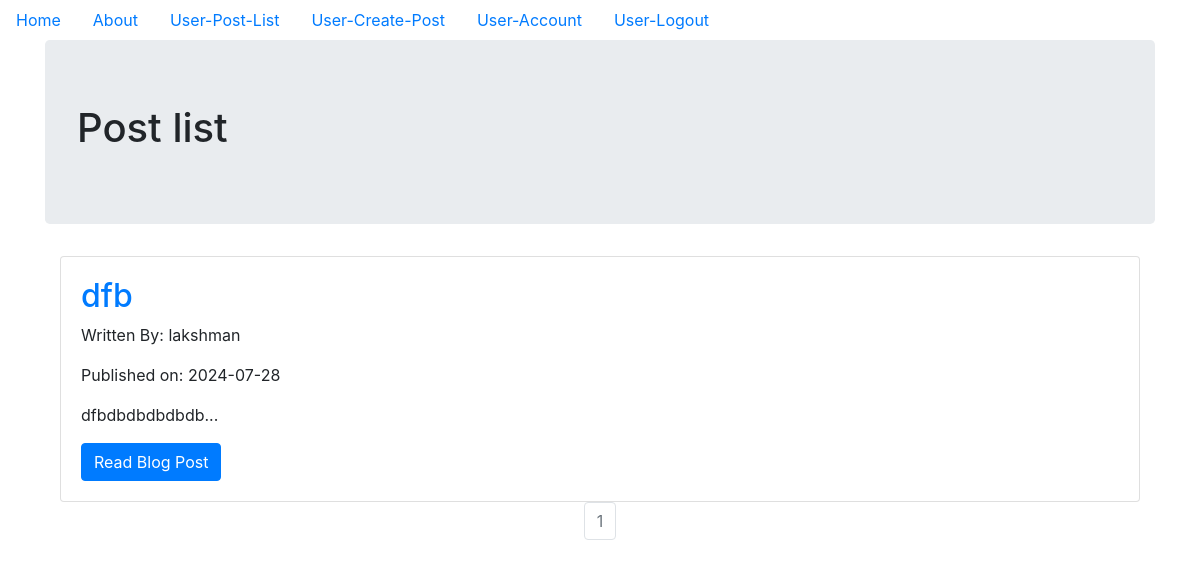
Page /user_post_list (signed in) on the earlier database version.
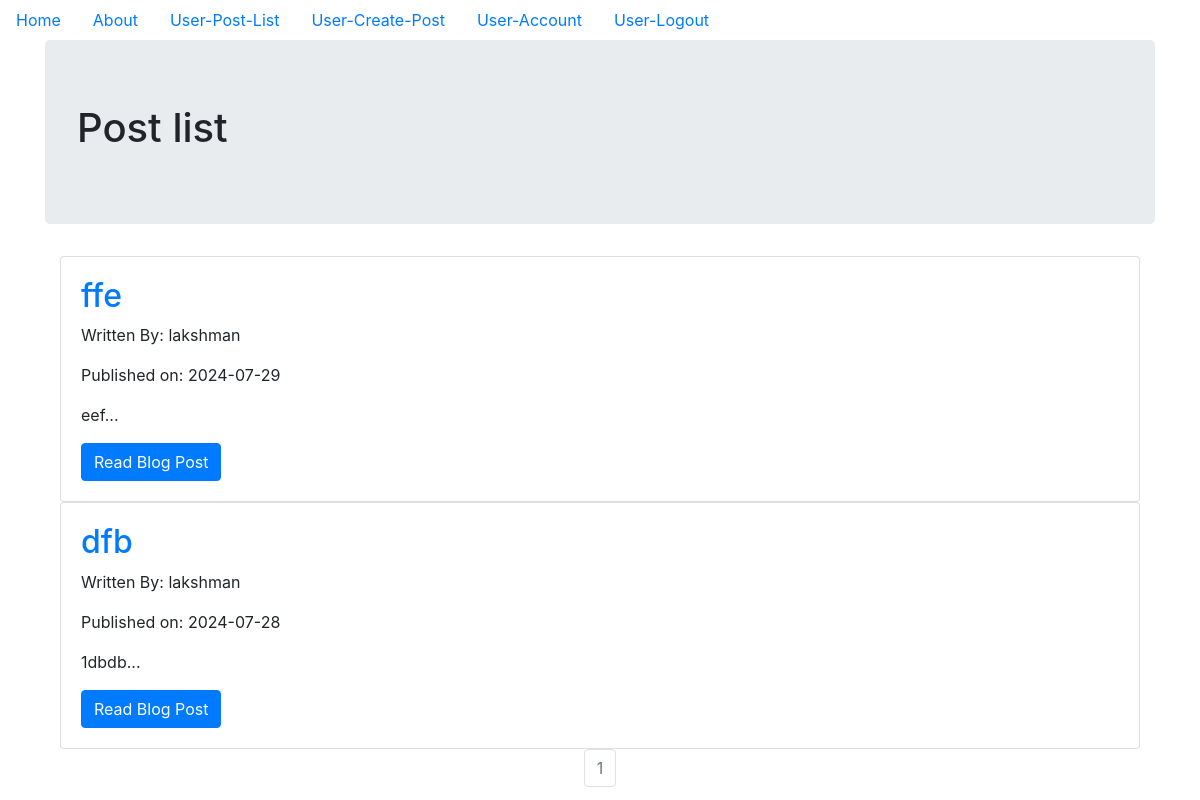
Same page on the later database version.
### models.py (models this page shows, shortened)
class UserBlogPost(db.Model):
    __tablename__ = 'userblogpost_table'
    id = db.Column(db.Integer, primary_key=True)
    date = db.Column(db.DateTime, nullable=False, default=datetime.utcnow)
    title = db.Column(db.String(140), nullable=False)
    text = db.Column(db.Text, nullable=False)
    user_id = db.Column(db.Integer, db.ForeignKey('user_table.id'), nullable=False)

class User(db.Model, UserMixin):
    __tablename__ = 'user_table'
    id = db.Column(db.Integer, primary_key = True)
    profile_image = db.Column(db.String(20), nullable=False, default='user_default_profile.jpg')
    email = db.Column(db.String(64), unique=True, index=True)
    username = db.Column(db.String(64), unique=True, index=True)
    password_hash = db.Column(db.String(128))
    posts = db.relationship('UserBlogPost', backref='user_author', lazy=True)
    admin_id = db.Column(db.Integer,db.ForeignKey('admin_table.id'), nullable=False)

### user_site/user_blog_post/views.py (the view)
@user_blog_post_bp.route('/user_post_list')
@login_required
@reauth_required('admin')
def user_post_list():
    page = request.args.get('page', 1, type=int)
    blog_posts = UserBlogPost.query.filter_by(user_id=current_user.id).order_by(UserBlogPost.date.desc()).paginate(page=page, per_page=10)
    return render_template('user_post_list.html', blog_posts=blog_posts)

### models.py (called while the page is built)
@login_manager.user_loader
def load_user(user_id):
    user = User.query.get(user_id)
    if user:
        return user
    admin = Admin.query.get(user_id)
    if admin:
        return admin
    return None

### reauthentication.py (called while the page is built)
def reauth_required(role):
    def decorator(f):
        @wraps(f)
        def decorated_function(*args, **kwargs):
            if not session.get('reauthenticated'):
                flash('Please re-authenticate to access this page.', 'warning')
                if role == 'user' and current_user.id != 0:
                    return redirect(url_for('admin_authentication_bp.admin_login', next=request.url))
                elif role == 'admin' and current_user.id == 0:
                    return redirect(url_for('user_authentication_bp.user_login', next=request.url))
            return f(*args, **kwargs)
        return decorated_function
    return decorator

### user_site/templates/user_post_list.html (shortened to what this page needs)
{% extends "base.html" %}
{% block content %}
  <div class="jumbotron">
    <h1>Post list</h1>
  </div>
  <div class="container">
    {% for post in blog_posts.items %}
    <div class="card" >
      <div class="card-body">
        <h2><a class="card-title" href="  {{ url_for('user_blog_post_bp.user_read_post', blog_post_id=post.id) }}">{{ post.title }}</a></h2>
        <p>Written By: {{ post.user_author.username }}</p>
        <p>Published on: {{ post.date.strftime('%Y-%m-%d') }}</p>
        <p class="card-text">{{ post.text[:100] }}...</p>
        <a href="{{ url_for('user_blog_post_bp.user_read_post', blog_post_id=post.id) }}" class="btn btn-primary">Read Blog Post</a>
      </div>
    </div>
   {% endfor %}
   <nav aria-label="Page navigation example">
     <ul class="pagination justify-content-center">
       {% for page_num in blog_posts.iter_pages(left_edge=1, right_edge=1, left_current=1, right_current=2) %}
          {% if blog_posts.page == page_num %}
          <li class="page-item disabled">
            <a class="page-link" href="{{ url_for('user_blog_post_bp.user_post_list', page=page_num) }}">{{ page_num }}</a></li>
          {% else %}
            <li class="page-item"><a class="page-link" href="{{ url_for('user_blog_post_bp.user_post_list', page=page_num) }}">{{ page_num }}</a></li>
          {% endif %}
      {% endfor %}
    </nav>
{% endblock %}

### templates/base.html (shortened to what this page needs)
<!DOCTYPE html>
<html lang="en" dir="ltr">
  <head>
    <link rel="stylesheet" href="https://maxcdn.bootstrapcdn.com/bootstrap/4.0.0/css/bootstrap.min.css">
  </head>
  <body>
    <ul class='nav'>
      <li class='nav-link'>
        <a href="{{url_for('home')}}">Home</a>
      </li>
      <li class='nav-link'>
        <a href="{{url_for('about')}}">About</a>
      </li>
      {% if current_user.is_authenticated %}
            {% if current_user.id == 0 %}
                  <li class='nav-link'>
                    <a href="{{url_for('admin_blog_post_bp.admin_user_list')}}">Admin-User-List</a>
                  </li>
                  <li class='nav-link'>
                    <a href="{{url_for('admin_blog_post_bp.admin_deletes_user')}}">Admin-Deletes-User</a>
                  </li>
                  <li class='nav-link'>
                    <a href="{{url_for('admin_blog_post_bp.admin_post_list')}}">Admin-Post-List</a>
                  </li>
                  <li class='nav-link'>
                    <a href="{{url_for('admin_blog_post_bp.admin_create_post')}}">Admin-Create-Post</a>
                  </li>
                  <li class='nav-link'>
                    <a href="{{url_for('admin_authentication_bp.admin_account')}}">Admin-Account</a>
                  </li>
                  <li class='nav-link'>
                    <a href="{{url_for('admin_authentication_bp.admin_logout')}}">Admin-Logout</a>
                  </li>
            {% else %}
                  <li class='nav-link'>
                    <a href="{{url_for('user_blog_post_bp.user_post_list')}}">User-Post-List</a>
                  </li>
                  <li class='nav-link'>
                    <a href="{{url_for('user_blog_post_bp.user_create_post')}}">User-Create-Post</a>
                  </li>
                  <li class='nav-link'>
                    <a href="{{url_for('user_authentication_bp.user_account')}}">User-Account</a>
                  </li>
                  <li class='nav-link'>
                    <a href="{{url_for('user_authentication_bp.user_logout')}}">User-Logout</a>
                  </li>
            {% endif %}
      {% endif %}
    </ul>
<div class="container">
  {% block content %}
  {% endblock %}
</div>
  </body>
</html>

Differences in the rows shown:
added UserBlogPost: title "ffe", user_author.username "lakshman", date "2024-07-29", text "eef"
changed UserBlogPost "dfb": text "dfbdbdbdbdbdb" → "1dbdb"
